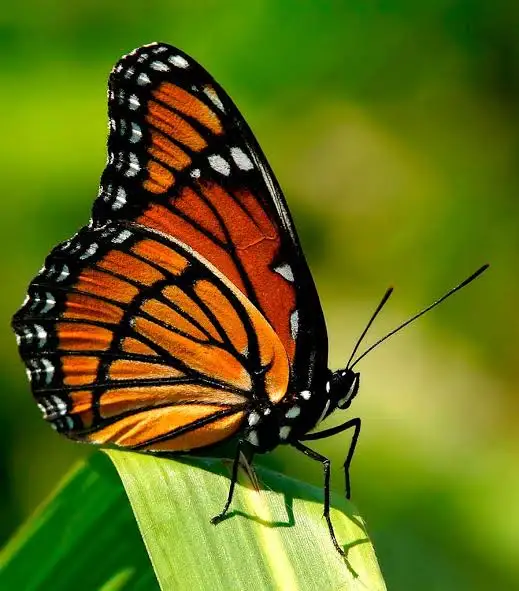
#> input picture trabalho4/minha_imagem.jpg, 519 x 591 px, found by its file name
$ python erosao_dilatacao.py
#> lines starting #> are read from the running program, lines starting #| are printed output that depends on the picture; after the words box and inside, x2 and y2 are one past the last pixel; in counts of white or black regions, pixels touching at a corner belong together
import cv2
import numpy as np

def funcao(caminho_imagem):
#> called with caminho_imagem = 'trabalho4/minha_imagem.jpg'
    img = cv2.imread(caminho_imagem, cv2.IMREAD_GRAYSCALE)
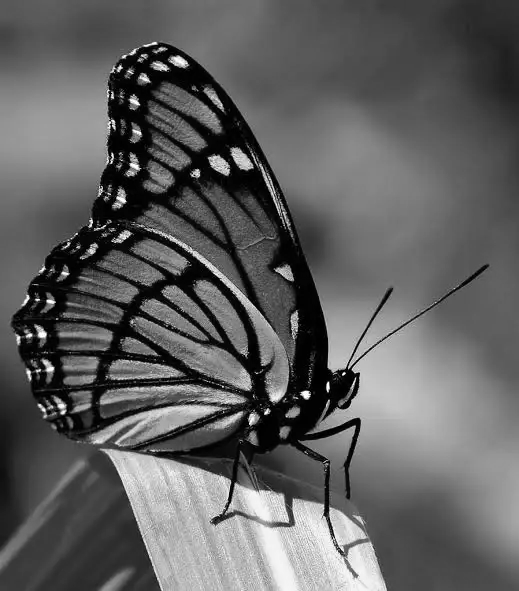
#> img: shape (591, 519); min 0, max 255, mean 96.1
    if img is None: return
    _, binaria = cv2.threshold(img, 127, 255, cv2.THRESH_BINARY)
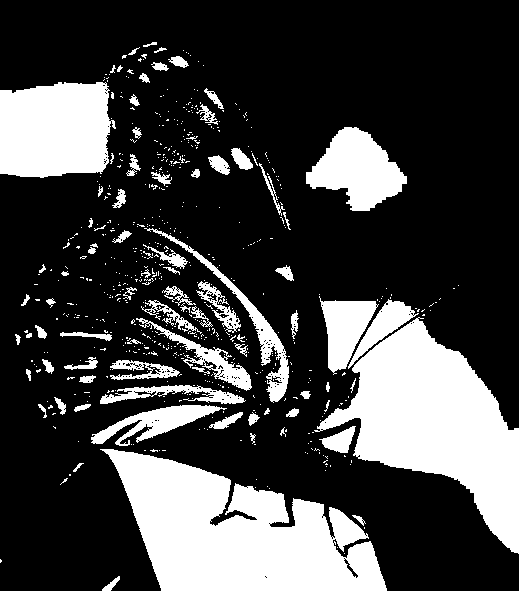
#> binaria: shape (591, 519); 26% white; 649 white regions (566 under 20 px), largest, box (x1, y1, x2, y2) and area: (100, 449, 387, 591) 23863, (314, 317, 519, 554) 21545, (0, 82, 116, 178) 9611

    h, w = binaria.shape
#> h = 591; w = 519
    k_size = 5
    offset = k_size // 2


    img_erosao = np.zeros((h, w), np.uint8)
    img_dilatacao = np.zeros((h, w), np.uint8)

    for i in range(offset, h - offset):
        for j in range(offset, w - offset):

            janela = binaria[i-offset : i+offset+1, j-offset : j+offset+1]

            img_dilatacao[i, j] = np.max(janela)

            img_erosao[i, j] = np.min(janela)
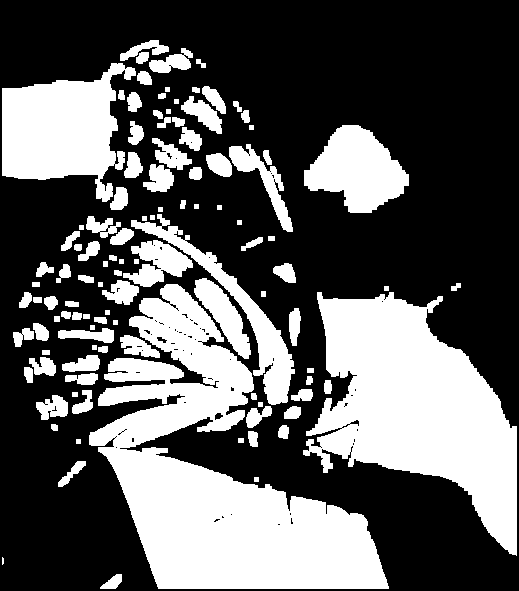
#> img_dilatacao: shape (591, 519); 36.3% white; 111 white regions (1 under 20 px), largest, box (x1, y1, x2, y2) and area: (89, 284, 389, 589) 39467, (303, 292, 517, 556) 29444, (2, 63, 136, 202) 11147
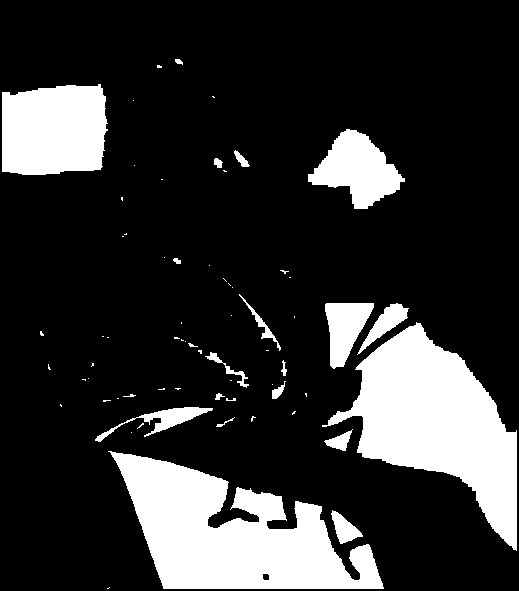
#> img_erosao: shape (591, 519); 19.2% white; 66 white regions (44 under 20 px), largest, box (x1, y1, x2, y2) and area: (108, 451, 384, 589) 20427, (322, 322, 517, 551) 19638, (2, 84, 108, 175) 8629

    return img_erosao, img_dilatacao


erosao, dilatacao = funcao("trabalho4/minha_imagem.jpg")
cv2.imwrite("trabalho4/resultado_erosao.jpg", erosao)
cv2.imwrite("trabalho4/resultado_dilatacao.jpg", dilatacao)
